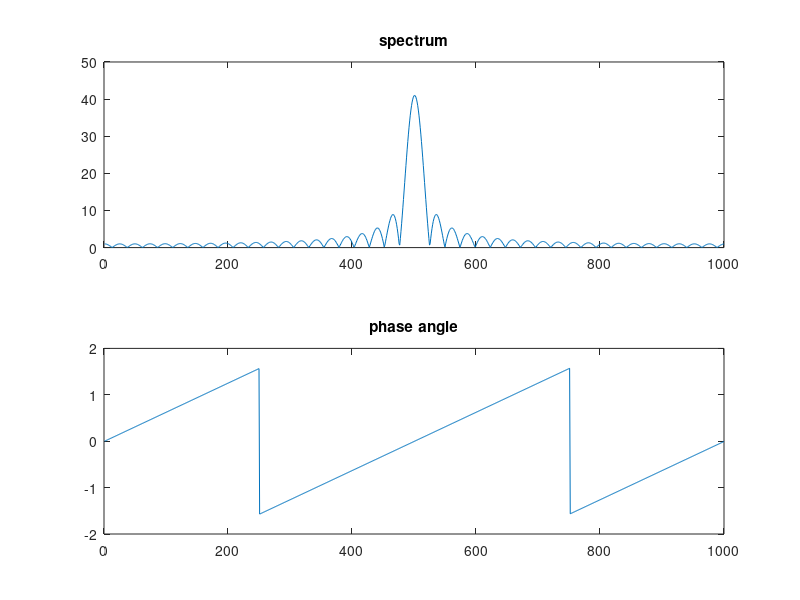
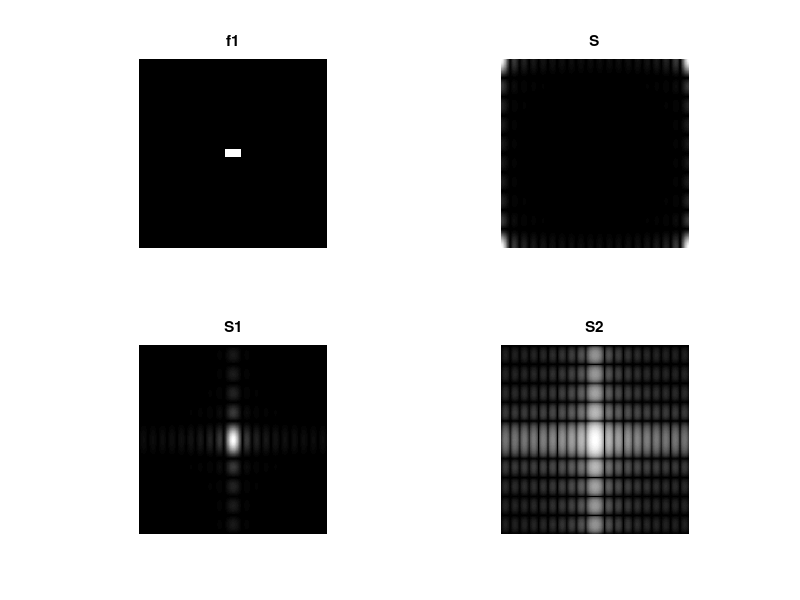

Source code (MATLAB) for these figures, in order: (Note: this script raises an error after producing the figures.)
% this file contains tutorail 4-5: Frequency Domain
% Author: Hu Yuhuang
% Date: 2014-03-27

%% init

clc;
clear;
close all;

%% 1-d signal example

M=1000;
f=zeros(1,M);
l=20;
f(M/2-l:M/2+l)=1;
F=fft(f);
Fc=fftshift(F);
rFc=real(Fc);
iFc=imag(Fc);

figure, 
subplot(2,1,1), plot(abs(Fc)), title('spectrum');
subplot(2,1,2), plot(atan(iFc./rFc)), title('phase angle');

%% fourier transform of a synthetic image

f=ones(10,20);
F=fft2(f, 500, 500);
f1=zeros(500, 500);
f1(240:260, 230:270)=1;

figure, 
subplot(2,2,1), imshow(f1, []), title('f1');
S=abs(F);
subplot(2,2,2), imshow(S, []), title('S');
Fc=fftshift(F);
S1=abs(Fc);
subplot(2,2,3), imshow(S1, []), title('S1');
S2=log(1+S1);
subplot(2,2,4), imshow(S2, []), title('S2');

%% fourier transform of natrual images

f=imread('Lenna.png');

figure,
subplot(1,2,1), imshow(f), title('lenna');

f=double(f);
F=fft2(f);
Fc=fftshift(F);
S=log(1+abs(Fc));
S=S./max(max(max(S)));
S=im2uint8(S);
subplot(1,2,2), imshow(S, []), title('frequency');

%% move origin of FT to the center of the period

f=zeros(500,500);
f(240:260, 230:270)=1;

figure,
subplot(2,2,1), imshow(f, []), title('f');

F=fftshift(fft2(f));
S=log(1+abs(F));

subplot(2,2,2), imshow(S, []), title('s');

f1=shift(f);
subplot(2,2,3), imshow(f1, []), title('f1');

F=fft2(f1);
S=log(1+abs(F));
subplot(2,2,4), imshow(S, []), title('S');


%% low-pass filter desisn

f=imread('Lenna.png');
f=rgb2gray(f);
f=double(f);

F=fftshift(fft2(f));
[m, n]=size(f);
sig=10;
%H=fspecial('gaussian', [m, n], 10);
H=Gaussian(m, n, sig);
G=H.*F;
g=abs(ifft2(G));

figure, 
imshow(g, []);

